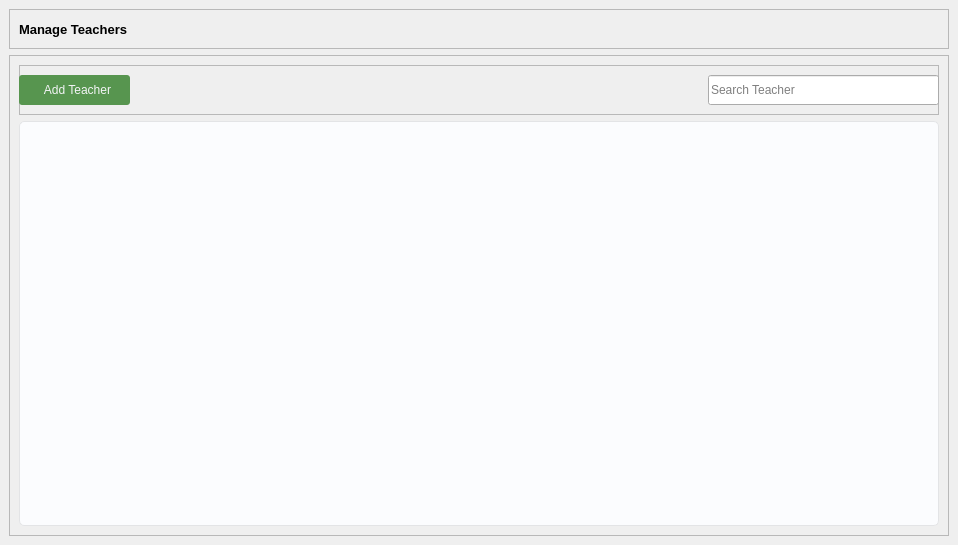
            <widget class="QWidget" name="teachers_window">
             <layout class="QVBoxLayout" name="verticalLayout_17">
              <property name="spacing">
               <number>0</number>
              </property>
              <property name="leftMargin">
               <number>0</number>
              </property>
              <property name="topMargin">
               <number>0</number>
              </property>
              <property name="rightMargin">
               <number>0</number>
              </property>
              <property name="bottomMargin">
               <number>0</number>
              </property>
              <item alignment="Qt::AlignmentFlag::AlignHCenter|Qt::AlignmentFlag::AlignVCenter">
               <widget class="QWidget" name="container_5" native="true">
                <layout class="QVBoxLayout" name="verticalLayout_15">
                 <item>
                  <widget class="QFrame" name="title_container_4">
                   <property name="minimumSize">
                    <size>
                     <width>0</width>
                     <height>40</height>
                    </size>
                   </property>
                   <property name="maximumSize">
                    <size>
                     <width>16777215</width>
                     <height>40</height>
                    </size>
                   </property>
                   <property name="frameShape">
                    <enum>QFrame::Shape::StyledPanel</enum>
                   </property>
                   <property name="frameShadow">
                    <enum>QFrame::Shadow::Raised</enum>
                   </property>
                   <widget class="QLabel" name="title_4">
                    <property name="geometry">
                     <rect>
                      <x>10</x>
                      <y>10</y>
                      <width>251</width>
                      <height>21</height>
                     </rect>
                    </property>
                    <property name="font">
                     <font>
                      <pointsize>10</pointsize>
                      <bold>true</bold>
                     </font>
                    </property>
                    <property name="text">
                     <string>Manage Teachers</string>
                    </property>
                   </widget>
                  </widget>
                 </item>
                 <item>
                  <widget class="QFrame" name="modules_cnt_4">
                   <property name="frameShape">
                    <enum>QFrame::Shape::StyledPanel</enum>
                   </property>
                   <property name="frameShadow">
                    <enum>QFrame::Shadow::Raised</enum>
                   </property>
                   <layout class="QVBoxLayout" name="verticalLayout_16">
                    <item>
                     <widget class="QFrame" name="module_header_cnt_4">
                      <property name="minimumSize">
                       <size>
                        <width>0</width>
                        <height>50</height>
                       </size>
                      </property>
                      <property name="maximumSize">
                       <size>
                        <width>16777215</width>
                        <height>50</height>
                       </size>
                      </property>
                      <property name="frameShape">
                       <enum>QFrame::Shape::StyledPanel</enum>
                      </property>
                      <property name="frameShadow">
                       <enum>QFrame::Shadow::Raised</enum>
                      </property>
                      <widget class="QPushButton" name="teachers_add_btn">
                       <property name="geometry">
                        <rect>
                         <x>0</x>
                         <y>10</y>
                         <width>111</width>
                         <height>30</height>
                        </rect>
                       </property>
                       <property name="styleSheet">
                        <string notr="true">padding: 5px;
background: #57954F;
color: #F3F4F6;
border-radius: 3px;</string>
                       </property>
                       <property name="text">
                        <string>  Add Teacher</string>
                       </property>
                       <property name="icon">
                        <iconset resource="../assets/icons.qrc">
                         <normaloff>:/icons/icons/plus.svg</normaloff>:/icons/icons/plus.svg</iconset>
                       </property>
                       <property name="iconSize">
                        <size>
                         <width>14</width>
                         <height>14</height>
                        </size>
                       </property>
                      </widget>
                      <widget class="QLineEdit" name="teachers_search">
                       <property name="geometry">
                        <rect>
                         <x>689</x>
                         <y>10</y>
                         <width>231</width>
                         <height>30</height>
                        </rect>
                       </property>
                       <property name="placeholderText">
                        <string>Search Teacher</string>
                       </property>
                      </widget>
                     </widget>
                    </item>
                    <item>
                     <widget class="QFrame" name="teachers_table_container">
                      <property name="minimumSize">
                       <size>
                        <width>920</width>
                        <height>405</height>
                       </size>
                      </property>
                      <property name="maximumSize">
                       <size>
                        <width>920</width>
                        <height>16777215</height>
                       </size>
                      </property>
                      <property name="styleSheet">
                       <string notr="true">QWidget#teachers_table_container{
background: #FBFCFE;
border-radius: 5px;
border: 1px solid #E3E4E6;
}</string>
                      </property>
                      <property name="frameShape">
                       <enum>QFrame::Shape::StyledPanel</enum>
                      </property>
                      <property name="frameShadow">
                       <enum>QFrame::Shadow::Raised</enum>
                      </property>
                      <layout class="QVBoxLayout" name="teachers_table_layout">
                       <property name="spacing">
                        <number>0</number>
                       </property>
                       <property name="leftMargin">
                        <number>0</number>
                       </property>
                       <property name="topMargin">
                        <number>0</number>
                       </property>
                       <property name="rightMargin">
                        <number>0</number>
                       </property>
                       <property name="bottomMargin">
                        <number>0</number>
                       </property>
                      </layout>
                     </widget>
                    </item>
                   </layout>
                  </widget>
                 </item>
                </layout>
               </widget>
              </item>
             </layout>
            </widget>
